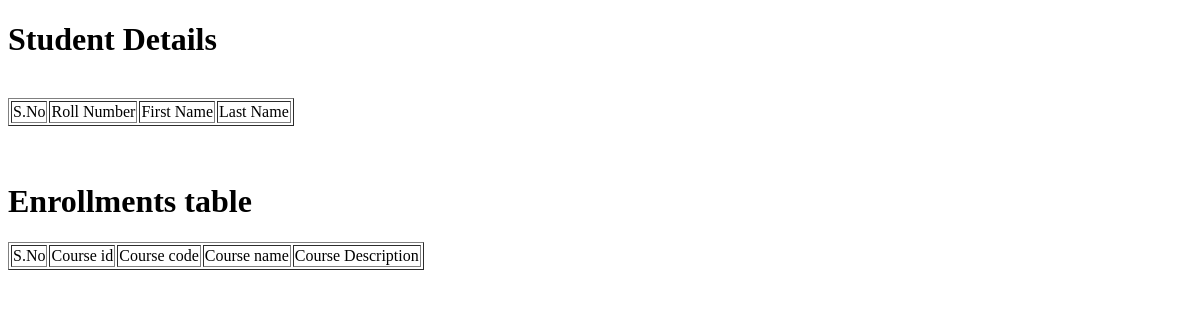
/student/16, run on an earlier commit of the app's database.
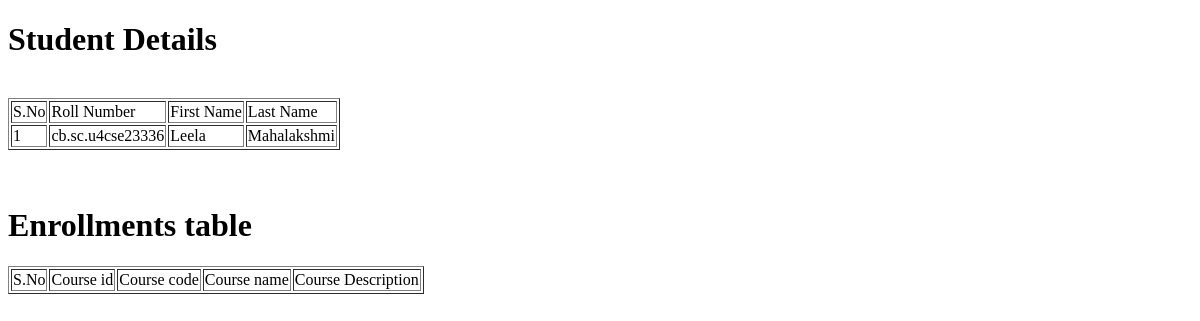
And on a later commit of the database.
### tables this page shows
CREATE TABLE student (student_id INTEGER PRIMARY KEY AUTOINCREMENT,roll_number TEXT UNIQUE NOT NULL,first_name TEXT NOT NULL,last_name TEXT);

### app.py (the view)
@app.route('/student/<int:student_id>',methods=['POST','GET'])
def details(student_id):
    with sql.connect("database.db") as conn:
        cur = conn.cursor()
        cur.execute("SELECT * FROM student WHERE student_id=?", (student_id,))
        rows = cur.fetchone()
        rows = [rows] if rows else []
        cur.execute(" SELECT course.course_id, course.course_code, course.course_name, course.course_description FROM course inner join enrollments  ON course.course_id = enrollments.course_id WHERE enrollments.student_id=?",(student_id,))
        rows2 = cur.fetchall()
        print("Enrollments for student", student_id, ":", rows2)
    if request.method == 'POST':
        return render_template('studentDetailsPage.html', rows=rows, rows2=rows2)
    return render_template('studentDetailsPage.html', rows=rows, rows2=rows2)

### templates/studentDetailsPage.html (shortened to what this page needs)
<!DOCTYPE html>
<html lang="en">
<head>
</head>
<body>
    <h1>Student Details</h1>
    <br>
    <table border = 1>
        <thead>
            <td>S.No</td>
           <td>Roll Number</td>
           <td>First Name</td>
           <td>Last Name</td>
        </thead>
        {% for row in rows %}
           <tr>
              <td>{{ loop.index }}</td>
              <td>{{ row[1] }}</td>
              <td> {{ row[2] }}</td>
              <td>{{ row[3] }}</td>
           </tr>
        {% endfor %}
     </table>
     <br>
     <br>
    <h1>Enrollments table</h1>
     <table border = 1>
        <thead>
            <td>S.No</td>
           <td>Course id</td>
           <td>Course code</td>
           <td>Course name</td>
           <td>Course Description</td>
        </thead>
     </table>
</body>
</html>

What changed in the data, as far as the page shows it:
added student: roll_number "cb.sc.u4cse23336", first_name "Leela", last_name "Mahalakshmi"
